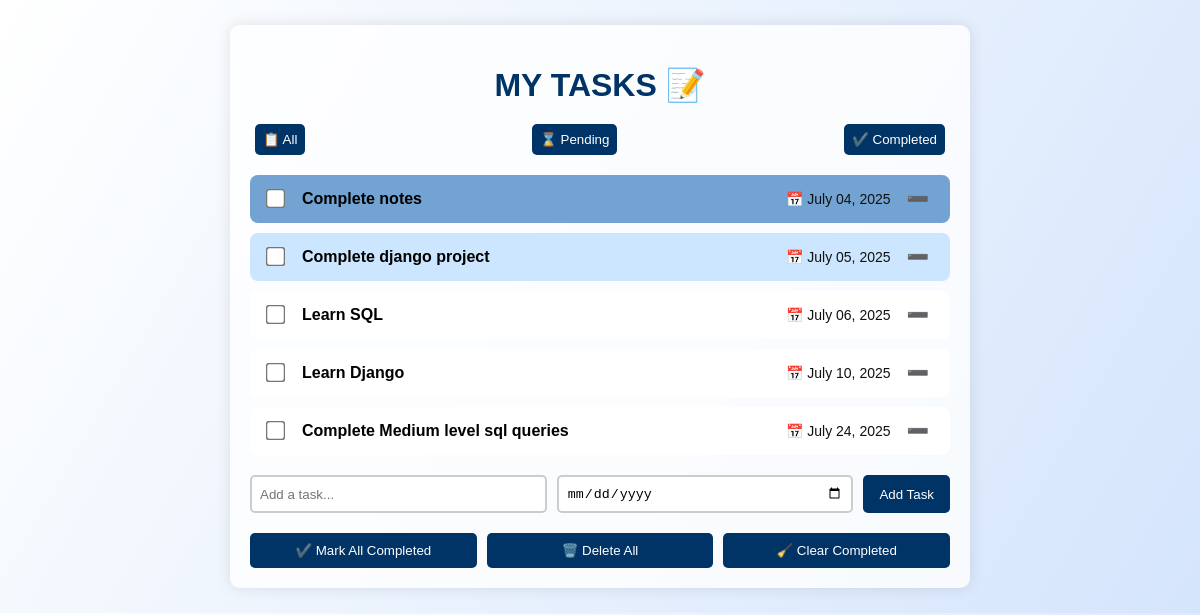
The page / on the database its author committed.
### todo/models.py (models this page shows, shortened)
class Task(models.Model):
    Title = models.CharField(max_length=200)
    Completed = models.BooleanField(default=False)
    DueDate = models.DateField(null=True, blank=True)

### todo/views.py (the view)
# urls.py: path('', views.Task_list, name='Task_list'),
def Task_list(request):
    filter_val = request.GET.get('filter', 'all')
    if filter_val == 'completed':
        Tasks = Task.objects.filter(Completed=True).order_by('DueDate', 'id')
    elif filter_val == 'pending':
        Tasks = Task.objects.filter(Completed=False).order_by('DueDate', 'id')
    else:
        Tasks = Task.objects.all().order_by('Completed', 'DueDate', 'id')
    if request.method == 'POST':
        form = TaskForm(request.POST)
        if form.is_valid():
            form.save()
            return redirect('Task_list')
    return render(request, 'Task_list.html', {
        'Tasks': Tasks,
        'today': date.today()
    })

### todo/templates/Task_list.html (shortened to what this page needs)
<!DOCTYPE html>
<html>
<head>
    {% load static %}
    <link rel="stylesheet" href="{% static 'todo/styles.css' %}">
</head>
<body>
<div class="container">
    <h1>MY TASKS 📝</h1>
    <div class="filter-buttons">
        <a href="?filter=all"><button>📋 All</button></a>
        <a href="?filter=pending"><button>⌛ Pending</button></a>
        <a href="?filter=completed"><button>✔️ Completed</button></a>
    </div>
    <ul class="task-list">
        {% for task in Tasks %}
        <li class="task-item {% if task.Completed %}completed{% elif task.DueDate and task.DueDate < today %}overdue{% elif task.DueDate == today %}due-today{% else %}regular{% endif %}">
            <form method="POST" action="{% url 'update_task' task.id %}">
                <input type="checkbox" name="completed" onchange="this.form.submit()" {% if task.Completed %}checked{% endif %} class="checkbox">
            </form>
            <span class="task-title">
                {% if task.Completed %}
                    <strike>{{ task.Title }}</strike>
                {% else %}
                    {{ task.Title }}
                {% endif %}
            </span>
            {% if task.DueDate %}
            <span class="due-date">
                📅 {{ task.DueDate|date:"F d, Y" }}
            </span>
            {% endif %}
            <form method="POST" action="{% url 'delete_task' task.id %}">
                <button type="submit" class="delete-button">➖</button>
            </form>
        </li>
        {% empty %}
        <li class="task-item">No tasks yet.</li>
        {% endfor %}
    </ul>
    <form method="POST" action="" class="add-form">
        <input type="text" name="Title" placeholder="Add a task..." required>
        <input type="date" name="DueDate">
        <button type="submit">Add Task</button>
    </form>
    <div class="bulk-buttons">
        <form method="POST" action="{% url 'mark_all_completed' %}">
            <button type="submit">✔️ Mark All Completed</button>
        </form>
        <form method="POST" action="{% url 'delete_all' %}">
            <button type="submit">🗑️ Delete All</button>
        </form>
        <form method="POST" action="{% url 'clear_completed' %}">
            <button type="submit">🧹 Clear Completed</button>
        </form>
    </div>
</div>
</body>
</html>

### todo/static/todo/styles.css (style rules this page uses)
body { font-family: Arial, sans-serif; background: linear-gradient(300deg, #d5e5fc, #ffffff); margin: 0; padding: 0; }
.container { max-width: 700px; margin: 25px auto; padding: 20px; background-color: rgba(255, 255, 255, 0.8); border-radius: 10px; box-shadow: 0 0 15px rgba(0, 0, 0, 0.1); }
h1 { text-align: center; color: #003366; margin-bottom: 20px; }
.filter-buttons { display: flex; justify-content: space-between; margin-bottom: 20px; }
.filter-buttons button { flex: 1; padding: 8px; margin: 0 5px; background-color: #003366; color: white; border: none; border-radius: 5px; cursor: pointer; transition: background 0.3s ease-in; }
.task-list { list-style: none; padding: 0; margin: 0; }
.task-item { display: flex; align-items: center; background-color: #e6f7ff; padding: 12px 15px; margin-bottom: 10px; border-radius: 8px; gap: 10px; transition: transform 0.2s, box-shadow 0.2s; }
.task-item.overdue { background-color: #72a3d3; color: white; }
.task-item.due-today { background-color: #cce6ff; }
.task-item.regular { background-color: #ffffff; }
.checkbox { transform: scale(1.5); margin-right: 10px; cursor: pointer; }
.task-title { flex: 1.5; font-size: 16px; font-weight: bold; color: black; white-space: nowrap; overflow: hidden; text-overflow: ellipsis; }
.due-date { flex: 0.8; font-size: 14px; color: #111; white-space: nowrap; text-align: right; }
.delete-button { background-color: transparent; border: none; font-size: 18px; cursor: pointer; }
.add-form { display: flex; margin-top: 20px; gap: 10px; }
.add-form input[type="text"], .add-form input[type="date"] { flex: 1; padding: 8px; border: 2px solid #ccc; border-radius: 5px; }
.add-form button { padding: 8px 16px; background-color: #003366; color: white; border: none; border-radius: 5px; cursor: pointer; }
.bulk-buttons { display: flex; gap: 10px; margin-top: 20px; }
.bulk-buttons form { flex: 1; }
.bulk-buttons button { width: 100%; padding: 10px; background-color: #003366; color: white; border: none; border-radius: 5px; cursor: pointer; transition: background 0.3s ease; }

### rows shown on the page
Task: Title "Complete notes", DueDate "July 04, 2025"
Task: Title "Complete django project", DueDate "July 05, 2025"
Task: Title "Learn SQL", DueDate "July 06, 2025"
Task: Title "Learn Django", DueDate "July 10, 2025"
Task: Title "Complete Medium level sql queries", DueDate "July 24, 2025"
